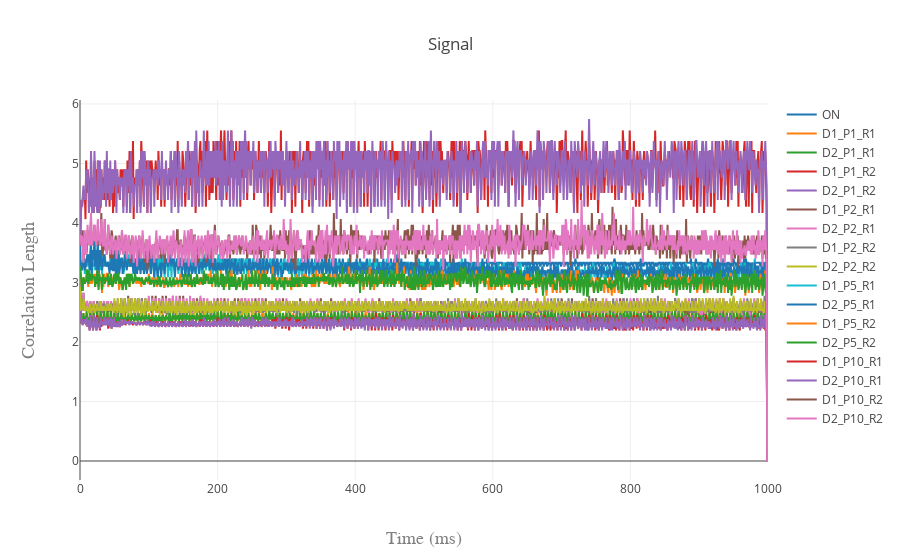

Notebook source saved alongside this figure:
### Markdown cell above
# Plotando todos os sinais após o SAC_DM

### Code cell
#The 'C100_F5k_' prefix has been removed for easy reading

g_on = go.Scatter(name="ON", y=sac_on)

g_d1_p1_r1 = go.Scatter(name="D1_P1_R1", y=sac_d1_p1_r1)
g_d2_p1_r1 = go.Scatter(name="D2_P1_R1", y=sac_d2_p1_r1)

g_d1_p1_r2 = go.Scatter(name="D1_P1_R2", y=sac_d1_p1_r2)
g_d2_p1_r2 = go.Scatter(name="D2_P1_R2", y=sac_d2_p1_r2)

g_d1_p2_r1 = go.Scatter(name="D1_P2_R1", y=sac_d1_p2_r1)
g_d2_p2_r1 = go.Scatter(name="D2_P2_R1", y=sac_d2_p2_r1)

g_d1_p2_r2 = go.Scatter(name="D1_P2_R2", y=sac_d1_p2_r2)
g_d2_p2_r2 = go.Scatter(name="D2_P2_R2", y=sac_d2_p2_r2)

g_d1_p5_r1 = go.Scatter(name="D1_P5_R1", y=sac_d1_p5_r1)
g_d2_p5_r1 = go.Scatter(name="D2_P5_R1", y=sac_d2_p5_r1)

g_d1_p5_r2 = go.Scatter(name="D1_P5_R2", y=sac_d1_p5_r2)
g_d2_p5_r2 = go.Scatter(name="D2_P5_R2", y=sac_d2_p5_r2)

g_d1_p10_r1 = go.Scatter(name="D1_P10_R1", y=sac_d1_p10_r1)
g_d2_p10_r1 = go.Scatter(name="D2_P10_R1", y=sac_d2_p10_r1)

g_d1_p10_r2 = go.Scatter(name="D1_P10_R2", y=sac_d1_p10_r2)
g_d2_p10_r2 = go.Scatter(name="D2_P10_R2", y=sac_d2_p10_r2)

cor_layout = go.Layout(
    title='Signal',
    xaxis=dict(
        title='Time (ms)',
        titlefont=dict(
            family='Courier New, monospace',
            size=18,
            color='#7f7f7f'
        )
    ),
    yaxis=dict(
        title='Correlation Length',
        titlefont=dict(
            family='Courier New, monospace',
            size=18,
            color='#7f7f7f'
        )
    )
)

iplot({
    'data': [g_on, g_d1_p1_r1, g_d2_p1_r1, g_d1_p1_r2, g_d2_p1_r2, g_d1_p2_r1, g_d2_p2_r1, g_d1_p2_r2, g_d2_p2_r2, g_d1_p5_r1, g_d2_p5_r1, g_d1_p5_r2, g_d2_p5_r2, g_d1_p10_r1, g_d2_p10_r1, g_d1_p10_r2, g_d2_p10_r2],
    'layout': cor_layout})

### Figure 1 — Plotly figure (JSON) as saved in the notebook; plotly's stock layout.template omitted (floating-point values rounded to 4 significant figures; data arrays with more than 128 entries replaced by an {"elided": "..."} marker saying what was removed)
{"data": [{"name": "ON", "type": "scatter", "uid": "95564f67-9fa3-4625-a42a-ebae3fbd2f58", "y": {"elided": "1001 float values"}}, {"name": "D1_P1_R1", "type": "scatter", "uid": "bbe14341-16db-4cb8-81d8-eeeb855f9ca3", "y": {"elided": "1001 float values"}}, {"name": "D2_P1_R1", "type": "scatter", "uid": "5cdca85d-c94c-406e-8e29-78afa66952ab", "y": {"elided": "1001 float values"}}, {"name": "D1_P1_R2", "type": "scatter", "uid": "2be01b68-932a-4c9d-b96f-2dc1e3c42270", "y": {"elided": "1001 float values"}}, {"name": "D2_P1_R2", "type": "scatter", "uid": "f1a20939-7693-443f-a352-2eb0ee7c9a66", "y": {"elided": "1001 float values"}}, {"name": "D1_P2_R1", "type": "scatter", "uid": "b4f4a401-502e-41c0-bfeb-4e441dc24b01", "y": {"elided": "1001 float values"}}, {"name": "D2_P2_R1", "type": "scatter", "uid": "472268a9-0695-4853-9606-8f73add8b0e9", "y": {"elided": "1001 float values"}}, {"name": "D1_P2_R2", "type": "scatter", "uid": "0ae26a8a-a9fc-4a94-b4a5-2aef608dc942", "y": {"elided": "1001 float values"}}, {"name": "D2_P2_R2", "type": "scatter", "uid": "4cf4db9b-2784-463e-bf1e-1ed2c1e6647d", "y": {"elided": "1001 float values"}}, {"name": "D1_P5_R1", "type": "scatter", "uid": "6b5f3baa-9d32-40cf-bd2c-e98738f00f72", "y": {"elided": "1001 float values"}}, {"name": "D2_P5_R1", "type": "scatter", "uid": "4b5c6c5c-6c57-4824-8858-aa57cfe7ee53", "y": {"elided": "1001 float values"}}, {"name": "D1_P5_R2", "type": "scatter", "uid": "36dcecea-905b-40c0-a163-d9bc7f95d43c", "y": {"elided": "1001 float values"}}, {"name": "D2_P5_R2", "type": "scatter", "uid": "9d1f5fbb-9d2f-493d-a2e0-a05e4b403b1b", "y": {"elided": "1001 float values"}}, {"name": "D1_P10_R1", "type": "scatter", "uid": "07010d23-4b3e-4cb4-9bc2-b5c8b0ffbac3", "y": {"elided": "1001 float values"}}, {"name": "D2_P10_R1", "type": "scatter", "uid": "8d866fab-4e95-43af-a323-4303cca40ba3", "y": {"elided": "1001 float values"}}, {"name": "D1_P10_R2", "type": "scatter", "uid": "fdaa62bb-f88d-4c53-8d9f-3ca6acdc75dc", "y": {"elided": "1001 float values"}}, {"name": "D2_P10_R2", "type": "scatter", "uid": "38b547af-1eec-4686-b719-553199fa5c83", "y": {"elided": "1001 float values"}}], "layout": {"title": "Signal", "xaxis": {"title": "Time (ms)", "titlefont": {"color": "#7f7f7f", "family": "Courier New, monospace", "size": 18}}, "yaxis": {"title": "Correlation Length", "titlefont": {"color": "#7f7f7f", "family": "Courier New, monospace", "size": 18}}}}
